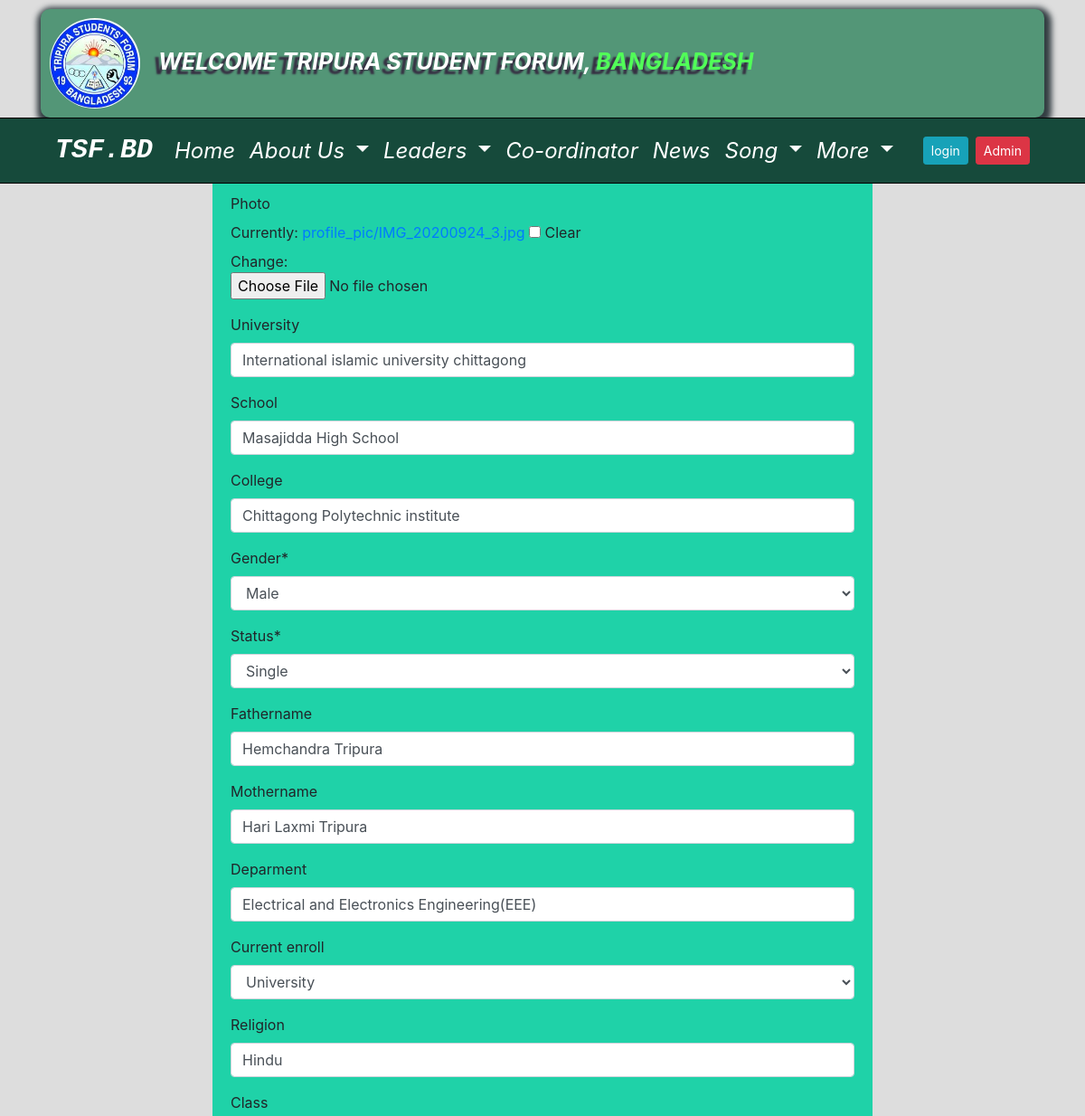
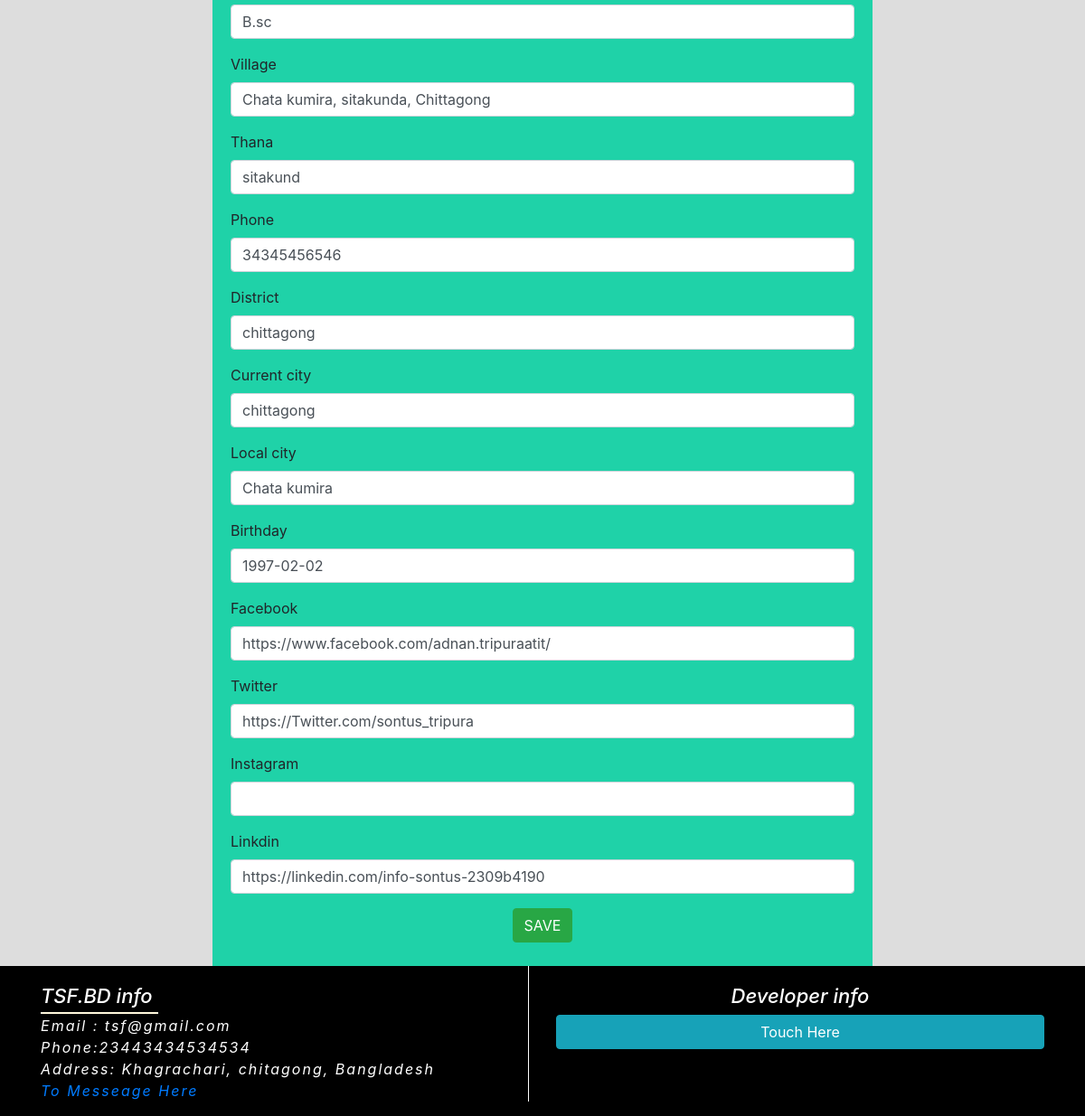
Page /profile/edit/ (signed in) on the committed database (2 pictures, top to bottom).
### Home_app/models.py (models this page shows, shortened)
class TsfAboutSetting(models.Model):
    tsf_logo = models.ImageField(upload_to='tsf_logo', blank=True)
    tsf_greeting = models.CharField(max_length=255, blank=True)
    country = models.CharField(max_length=255, blank=True)
    tsf_phone = models.CharField(max_length=255, blank=True)
    tsf_email = models.EmailField(max_length=255, blank=True)
    tsf_address = models.TextField(blank=True)
    tsf_about = models.TextField(blank=True)
    tsf_president_name = models.CharField(max_length=255, blank=True)
    tsf_president_photo = models.ImageField(upload_to='president_photo', blank=True)
    tsf_president_title = models.CharField(max_length=255, blank=True)
    tsf_secretary_name = models.CharField(max_length=255, blank=True)
    tsf_secretary_photo = models.ImageField(upload_to='secretary_photo', blank=True)
    tsf_secretary_title = models.CharField(max_length=255, blank=True)
    tsf_fb_link = models.URLField(max_length=255, blank=True)
    tsf_twitter_link = models.URLField(max_length=255, blank=True)
    tsf_instagram_link = models.URLField(max_length=255, blank=True)
    tsf_linkdin_link = models.URLField(max_length=255, blank=True)
    tsf_youtube_link = models.URLField(max_length=255, blank=True)
    developer_name = models.CharField(max_length=200)
    developer_address = models.CharField(max_length=250)
    developer_website = models.URLField(blank=True)
    developer_email = models.EmailField(blank=True)
    developer_fb = models.URLField(blank=True)
    developer_youtube = models.URLField(blank=True)
    developer_instagram = models.URLField(blank=True)
    developer_linkdin = models.URLField(blank=True)
    class Meta:
        verbose_name_plural = "TSF ABOUT"

### Profile_app/models.py (models this page shows, shortened)
class Profile(models.Model):
    user = models.OneToOneField(User, on_delete=models.CASCADE)
    photo = models.ImageField(default='default.jpg', upload_to='profile_pic', blank=True)
    university = models.CharField(max_length=100, blank=True)
    School = models.CharField(max_length=100, blank=True)
    college = models.CharField(max_length=100, blank=True)
    gender = models.CharField(max_length=20, default="Male", choices=(("Male", "Male"), ("Female", "Female")))
    status = models.CharField(max_length=30, default="Single", choices=(("Single", "Single"), ("Married", "Married"), ("In a Relationship","In a Relationship")))
    fathername = models.CharField(max_length=50, blank=True)
    mothername = models.CharField(max_length=50, blank=True)
    deparment = models.CharField(max_length=50, blank=True)
    current_enroll = models.ForeignKey(StudentCategory, on_delete=models.CASCADE, null=True, blank=True, related_name="current_enroll")
    religion = models.CharField(max_length=20, blank=True)
    Class = models.CharField(max_length=50, blank=True)
    Village = models.CharField(max_length=150, blank=True)
    thana = models.CharField(max_length=50, blank=True)
    phone = models.CharField(max_length=12, blank=True)
    district = models.CharField(max_length=100, blank=True)
    current_city = models.CharField(max_length=100, blank=True)
    local_city = models.CharField(max_length=100, blank=True)
    birthday = models.DateField(default="1990-02-02", null=True, blank=True)
    facebook = models.URLField(blank=True)
    twitter = models.URLField(blank=True)
    instagram = models.URLField(blank=True)
    linkdin = models.URLField(blank=True)

### Profile_app/views.py (the view)
# urls.py: path('profile/edit/', views.edit_profile, name='edit_profile'),
@login_required
def edit_profile(request):
    about_inform = TsfAboutSetting.objects.get(id=1)
    if request.method == 'POST':
        p_form = ProfileUpdateForm(request.POST, request.FILES, instance=request.user.profile)
        if p_form.is_valid():
            p_form.save()
            return redirect('profile')
    else:
        p_form = ProfileUpdateForm(instance=request.user.profile)
    context = {'p_form': p_form, 'about_inform': about_inform }
    return render (request, 'Profile_app/Profile_edit.html', context )

### Profile_app/forms.py
class ProfileUpdateForm(forms.ModelForm):
    class Meta:
        model = Profile
        fields = '__all__'
        exclude = ['user']

### Profile_app/models.py (called while the page is built)
    def __str__(self):
        return self.current_enroll_name

### templates/Profile_app/Profile_edit.html (shortened to what this page needs)
{% extends 'home/base.html' %}
{% load crispy_forms_tags %}
{% load static %}
{% block body %}
<div class="container">
<div class="row justify-content-center">
  <div class="col-md-8">
    <div class="login_form">
      <form class="form-group" method="post"  enctype="multipart/form-data">
  {{ p_form|crispy }}
  <div class="text-center">
    <button type="submit" class="btn btn-success" Name="submit" value="Submit">SAVE</button>
  </div>
</form>
    </div>
  </div>
</div>
</div>
{% endblock %}

### templates/home/banner.html
{% load static %}
<section id="banner_section">
    <div class="container">
    <div class="logoheder">
      <div class="logo-section">
        <img src="{{about_inform.tsf_logo.url }}" alt=""  class=" rounded-circle logo"/>
      </div>
    <p class="logotext">{{ about_inform.tsf_greeting }}, <span class="countrytext">{{ about_inform.country }}</span></p>
    </div>
    </div>
    </section>

### templates/home/footer.html (shortened to what this page needs)
<div class="container">
    <div class="row">
       <div class="col-md-6">
   <div class="side_left">
    <ul class="footer_list">
      <h2 class="Tsf_info">TSF.BD info</h2>
       <li> Email : {{ about_inform.tsf_email }}</li>
       <li> Phone:{{ about_inform.tsf_phone }}</li>
       <li> Address: {{ about_inform.tsf_address }}</li>
       <li> <a href="{% url 'contact' %}">To Messeage Here</a></li>
     </ul>
   </div>
       </div>
       <div class="col-md-6">
<div class="footer_list">
  <h2 class="developer_title">Developer info</h2>
<button type="button" class="btn btn-info btn-block" data-toggle="modal" data-target="#exampleModalCenter">
Touch Here
</button>
</div>
            </div>
    </div>
</div>

### Home_app/static/css/home.css (style rules this page uses)
* { margin: 0; padding: 0; }
.logo { height:100px; width:100px; margin-left:10px; animation: rotatelogo 5s linear infinite ; }
.logoheder { height: 120px; margin-top:10px; background:#539677; box-shadow:2px 4px 6px 6px #333d42; border-radius:10px; padding-bottom:10px; padding-top:10px; }
.countrytext { color:#51ff58; font-weight:bold; font-style:italic; text-transform:uppercase; text-shadow:-6px 5px 2px #362e42; font-size: 25px; padding-top: 15px; }
.logotext { font-weight:bold; font-style:italic; color:#fff; text-transform:uppercase; text-shadow:-6px 5px 2px #362e42; font-size: 25px; padding-top: 30px; }
.logo-section { margin-right:20px; float: left; }

### Home_app/static/css/profile_app.css (style rules this page uses)
.login_form { padding: 10px 20px; background: #1fd2a8; }

### Home_app/static/css/footer.css (style rules this page uses)
.footer_list { padding-top: 20px; }
.side_left { border-right: 1px solid #fff; }
.footer_list li { font-size: 16px; letter-spacing: 2px; font-style: italic; list-style: none; color: #fff; }
.developer_title { text-align: center; color: #fff!important; font-size: 22px; font-style: italic; }
.Tsf_info { color: #fff; font-size: 22px; font-style: italic; position: relative; }
.Tsf_info::after { position: absolute; content: ''; height: 2px; width: 130px; display: block; margin-top: 5px; background: cornsilk; }

### rows in the picture
TsfAboutSetting: tsf_logo (picture), tsf_greeting "WELCOME TRIPURA STUDENT FORUM", country "BANGLADESH", tsf_email "tsf@gmail.com", tsf_phone "23443434534534", tsf_address "Khagrachari, chitagong, Bangladesh"
Profile: university "International islamic university chittagong", School "Masajidda High School", college "Chittagong Polytechnic institute", gender "Male", status "Single", fathername "Hemchandra Tripura", mothername "Hari Laxmi Tripura", deparment "Electrical and Electronics Engineering(EEE)", current_enroll "University", religion "Hindu", Class "B.sc", Village "Chata kumira, sitakunda, Chittagong", thana "sitakund", phone "34345456546", district "chittagong", current_city "chittagong", local_city "Chata kumira", birthday "1997-02-02", facebook "https://www.facebook.com/adnan.tripuraatit/", twitter "https://Twitter.com/sontus_tripura", linkdin "https://linkedin.com/info-sontus-2309b4190"
